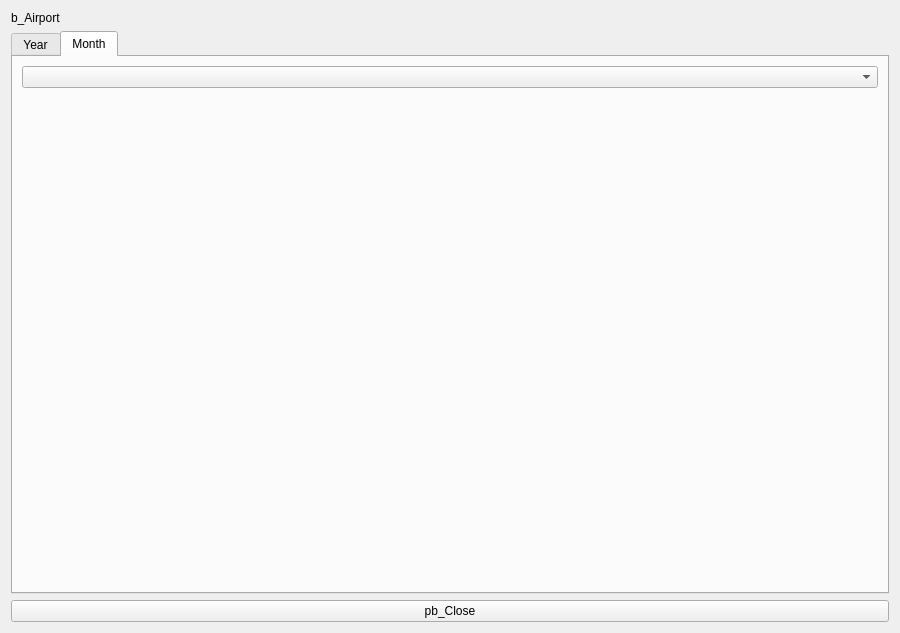
<?xml version="1.0" encoding="UTF-8"?>
<ui version="4.0">
 <class>AirportStatistic</class>
 <widget class="QWidget" name="AirportStatistic">
  <property name="geometry">
   <rect>
    <x>0</x>
    <y>0</y>
    <width>900</width>
    <height>633</height>
   </rect>
  </property>
  <property name="windowTitle">
   <string>Airport statistic</string>
  </property>
  <layout class="QGridLayout" name="gridLayout_2">
   <item row="0" column="1">
    <widget class="QLabel" name="lb_Airport">
     <property name="text">
      <string>b_Airport</string>
     </property>
    </widget>
   </item>
   <item row="1" column="1">
    <widget class="QTabWidget" name="tabWidget">
     <property name="currentIndex">
      <number>1</number>
     </property>
     <widget class="QWidget" name="tab_Year">
      <attribute name="title">
       <string>Year</string>
      </attribute>
      <layout class="QGridLayout" name="gridLayout_3">
       <item row="1" column="0">
        <widget class="QWidget" name="wid_YearChart" native="true"/>
       </item>
      </layout>
     </widget>
     <widget class="QWidget" name="tab_Month">
      <attribute name="title">
       <string>Month</string>
      </attribute>
      <layout class="QGridLayout" name="gridLayout">
       <item row="0" column="0">
        <widget class="QComboBox" name="cb_Months">
         <property name="currentIndex">
          <number>-1</number>
         </property>
         <property name="maxVisibleItems">
          <number>12</number>
         </property>
        </widget>
       </item>
       <item row="1" column="0">
        <widget class="QWidget" name="wid_MonthChart" native="true"/>
       </item>
      </layout>
     </widget>
    </widget>
   </item>
   <item row="2" column="1">
    <widget class="QPushButton" name="pb_Close">
     <property name="text">
      <string>pb_Close</string>
     </property>
    </widget>
   </item>
  </layout>
 </widget>
 <resources/>
 <connections/>
</ui>
